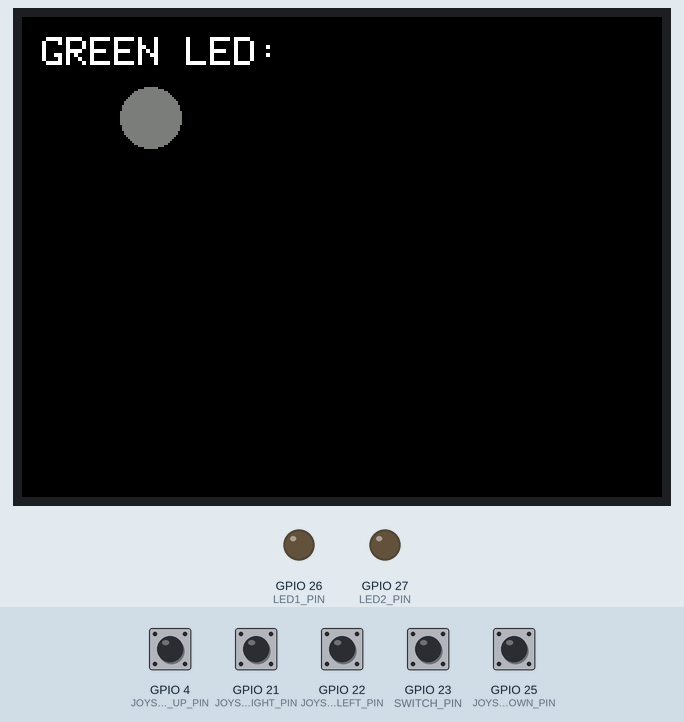
This program was run on a simulated ESP32. Parts: 320×240 colour display, output pins drawn as LEDs (lit = HIGH). The inputs (shaded band) are chosen by the test bench; at power-on: GPIO 4 (JOYSTICK_UP_PIN), GPIO 21 (JOYSTICK_RIGHT_PIN), GPIO 22 (JOYSTICK_LEFT_PIN), GPIO 23 (SWITCH_PIN), GPIO 25 (JOYSTICK_DOWN_PIN) HIGH. Storage starts empty; what the program prints to the serial monitor is not drawn.

Above: at 2.4 s.
2.5 s: GPIO 4 (JOYSTICK_UP_PIN) pulled LOW for 1 s
At 4.7 s:
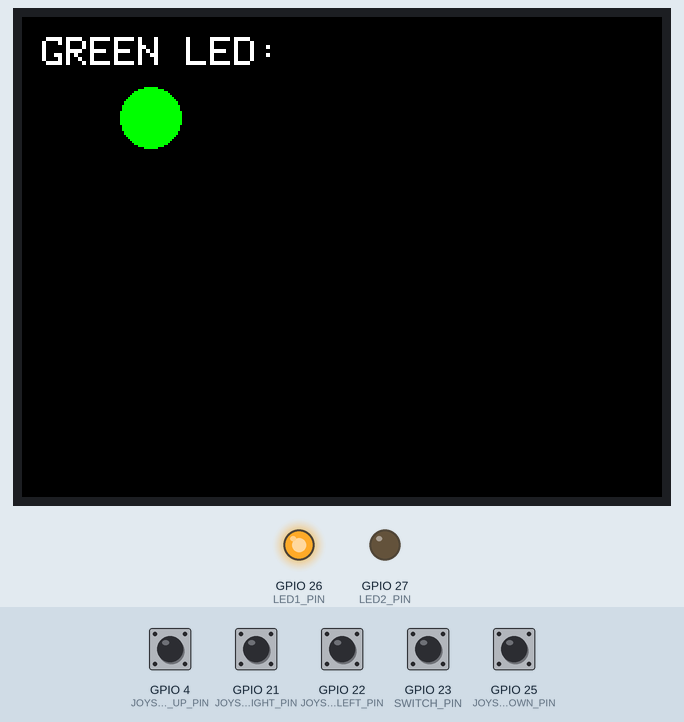
5.0 s: GPIO 21 (JOYSTICK_RIGHT_PIN) pulled LOW for 0.15 s
At 6.1 s:
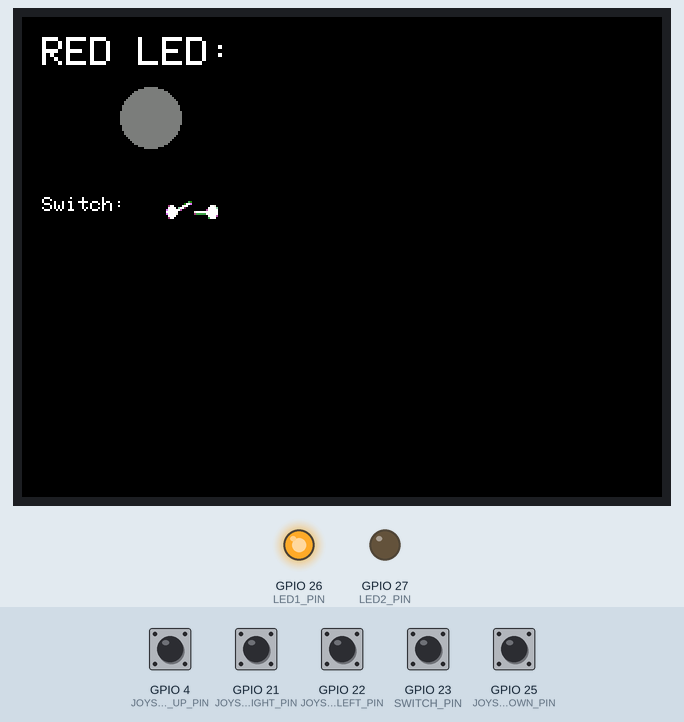
6.6 s: GPIO 23 (SWITCH_PIN) pulled LOW for 0.15 s
8.2 s: GPIO 4 (JOYSTICK_UP_PIN) pulled LOW for 0.15 s
At 9.6 s:
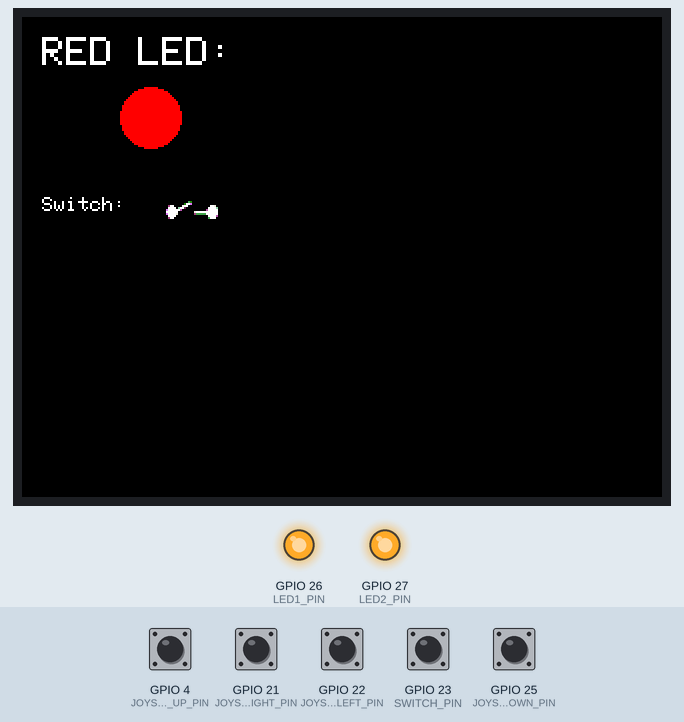
9.9 s: GPIO 23 (SWITCH_PIN) pulled LOW for 1 s
12.4 s: GPIO 22 (JOYSTICK_LEFT_PIN) pulled LOW for 1 s
At 14.0 s:
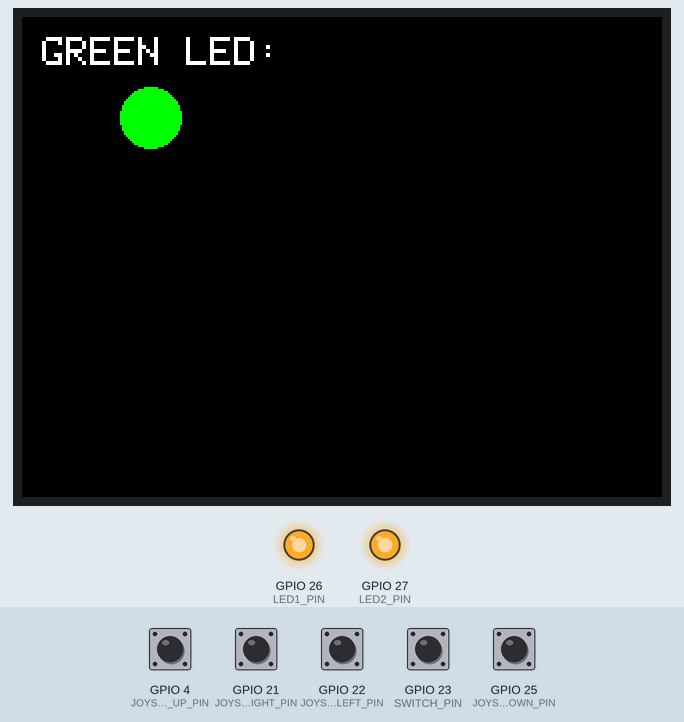
Timing chart, 0 to 15.5 s (numbered marks = the images above; inputs shaded):
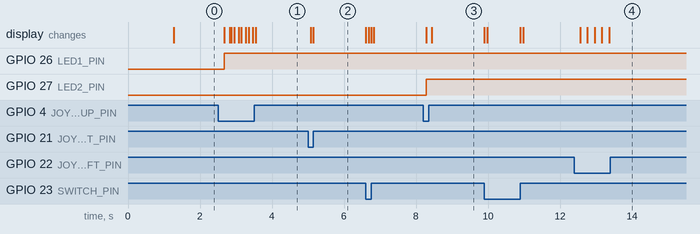

The program:

main.cpp
```cpp
#include <Arduino.h>
#include "HardwareManager.h"
#include "WebServerManager.h"
#include "LCDManager.h"  // Include the LCDManager class

// Constants for screen dimensions and pins
const int SCREEN_WIDTH = 128;
const int SCREEN_HEIGHT = 128;
const int JOYSTICK_LEFT_PIN = 22;   // Joystick left direction
const int JOYSTICK_RIGHT_PIN = 21;  // Joystick right direction
const int JOYSTICK_UP_PIN = 4;      // Joystick up direction
const int JOYSTICK_DOWN_PIN = 25;   // Joystick down direction
const int BUTTON_PIN = 33;          // Joystick center button (KEY1)
const int LED1_PIN = 26;
const int LED2_PIN = 27;
const int SWITCH_PIN = 23;          // Switch is now on pin 23

// Create hardware, server, and LCD manager objects
HardwareManager hardwareManager(LED1_PIN, LED2_PIN, SWITCH_PIN, JOYSTICK_UP_PIN, JOYSTICK_DOWN_PIN, JOYSTICK_LEFT_PIN, JOYSTICK_RIGHT_PIN);
WebServerManager webServerManager(&hardwareManager);
LCDManager lcdManager(&hardwareManager);


void setup() {
    Serial.begin(9600);

    // Initialize SPIFFS
    if (!SPIFFS.begin(true)) {
        Serial.println("SPIFFS Mount Failed");
        return;
    }

    // Set joystick pins as inputs with pull-up resistors
    pinMode(JOYSTICK_LEFT_PIN, INPUT_PULLUP);
    pinMode(JOYSTICK_RIGHT_PIN, INPUT_PULLUP);
    pinMode(JOYSTICK_UP_PIN, INPUT_PULLUP);
    pinMode(JOYSTICK_DOWN_PIN, INPUT_PULLUP);
    pinMode(BUTTON_PIN, INPUT_PULLUP);

    // Initialize hardware
    hardwareManager.initialize();

    // Initialize LCD
    lcdManager.begin();

    // Start the web server
    webServerManager.beginAP("esp32_Router", "123456789");
    //webServerManager.begin("sensor-wifi", "sensorlab2017");

    // Display initial status on LCD
    lcdManager.drawLED1Status();


}

void loop() {


    lcdManager.update();

   if (hardwareManager.hasStateChanged()) {
    // Get the updated state as a JSON string
    String stateUpdate = hardwareManager.getStateUpdate();

    // Broadcast the update to all WebSocket clients
    webServerManager.broadcastUpdate(stateUpdate);
}
}
```

Measured:
- after the input at 2.5 s, GPIO 26 (LED1_PIN): LOW → HIGH after 0.17 s; the display: first changes after 0.17 s (image 1 shows a later state)
- after the input at 5.0 s, the display: first changes after 0.07 s (image 2 shows a later state)
- after the input at 8.2 s, GPIO 27 (LED2_PIN): LOW → HIGH after 0.08 s; the display: first changes after 0.08 s (image 3 shows a later state)
- after the input at 12.4 s, the display: changes after 0.16 s (image 4)
